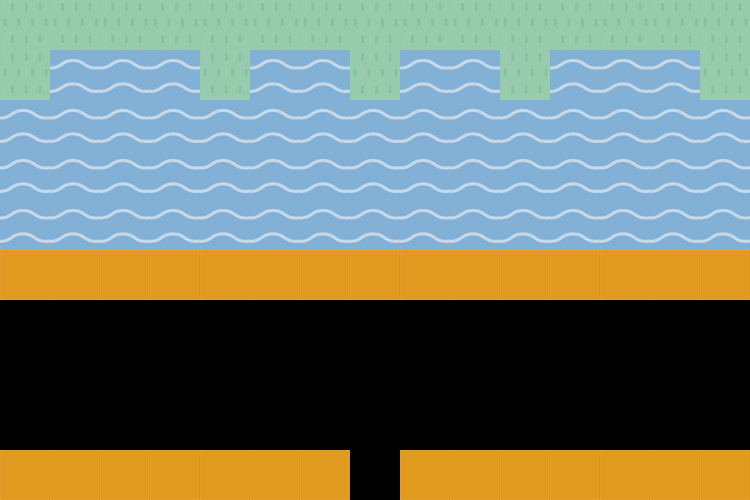

Below is a game level as drawn by its tile map, then a one-line description and the .tmx that defines it (tile-layer data replaced by summaries):
An orthogonal 15x10 tile map with 50x50 px tiles, 1 tile layer (backgroundLayer) and 137 objects (53x water, 8x winnerTile, street_dash, street_clear).

<map version="1.0" orientation="orthogonal" renderorder="left-up" width="15" height="10" tilewidth="50" tileheight="50">
 <tileset firstgid="1" name="tileset_sprites50" tilewidth="50" tileheight="50">
  <image source="../../tiles/tileset_sprites50.png" width="350" height="50" />
 </tileset>
 <objectgroup name="objectsLayer">
  <!-- 137 objects omitted --></objectgroup>
 <layer name="backgroundLayer" width="15" height="10">
  <data>[150 cells, 104 non-empty, 3 distinct tile ids]</data>
 </layer>
</map>
<!-- 137 of 137 objects omitted -->